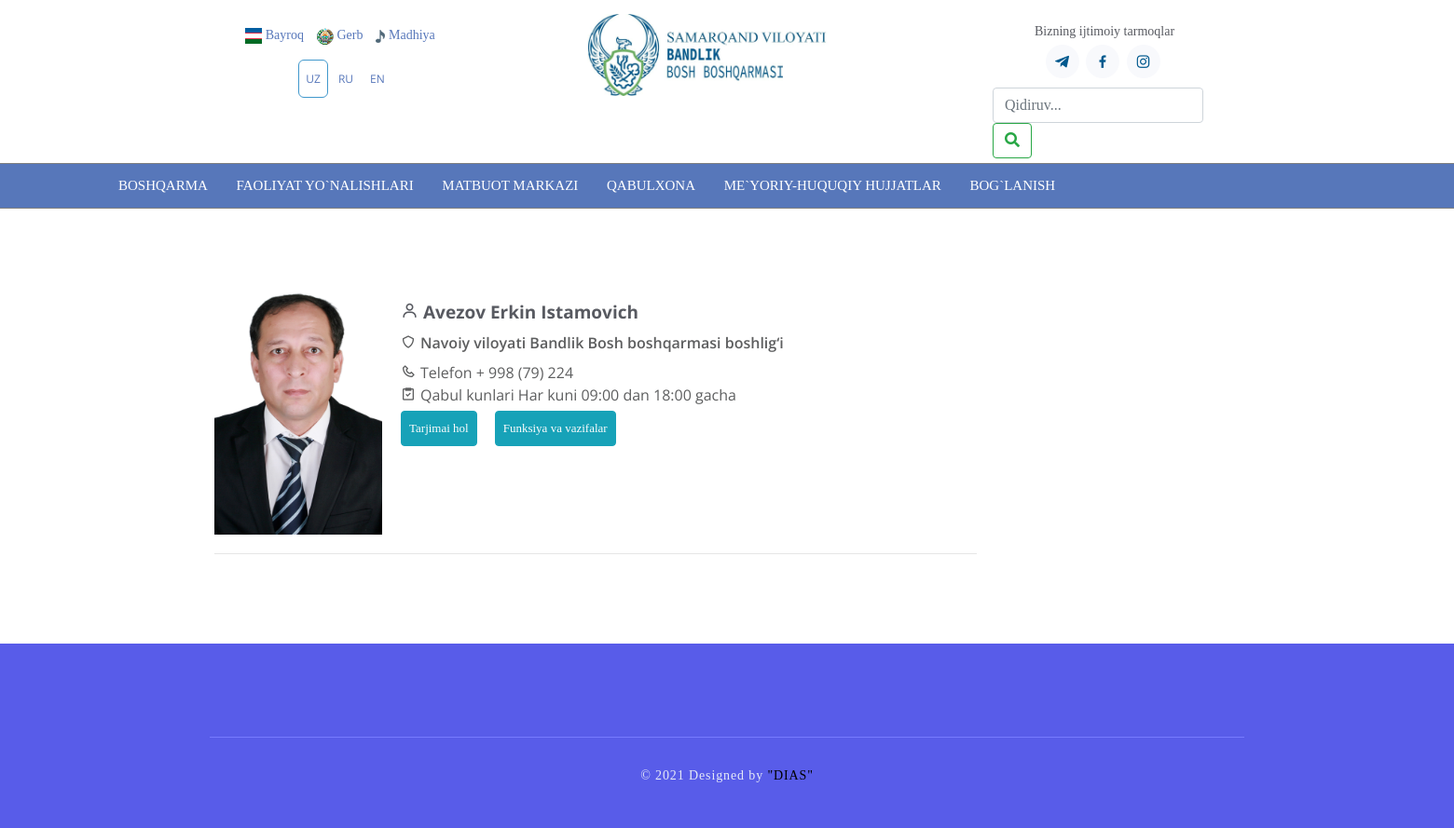
The app's page /section/, older data.
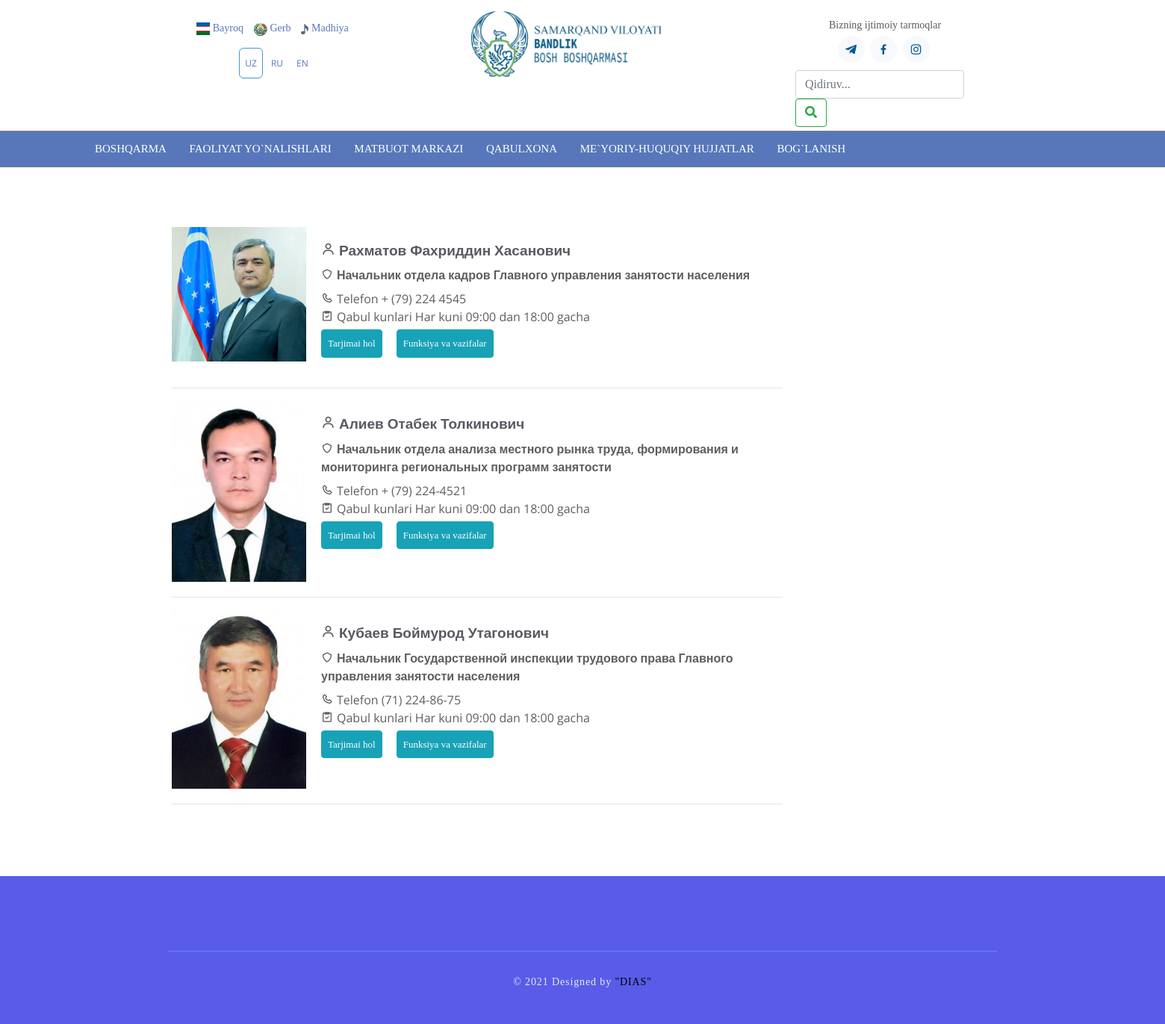
The same page, newer data.
### management/models.py (models this page shows, shortened)
class Sections(models.Model):
    name = models.CharField(verbose_name="F.I.SH", max_length=250)
    title = models.CharField(verbose_name="Lavozimi", max_length=250)
    phone = models.CharField(verbose_name="Phone", max_length=15)
    acceptance_dates = models.CharField(verbose_name="Qabul kunlari", max_length=250)
    biography = models.TextField(verbose_name="Tarjimai hol", null=True, blank=True)
    functions_tasks = models.TextField(verbose_name="Funksiya va vazifalar", null=True, blank=True)
    date_time = models.DateTimeField(auto_now_add=True)
    image = models.ImageField()
    class Meta:
        verbose_name="Bo'lim"
        verbose_name_plural="Bo'limlar"

### management/views.py (the view)
# urls.py: path('section/', SectionsView.as_view(), name='section'),
class SectionsView(TemplateView):
    template_name = 'sections.html'
    model = Sections
    def get_context_data(self, **kwargs):
        context = super(SectionsView, self).get_context_data(**kwargs)
        context['sections_list'] = Sections.objects.all().reverse()
        return context

### templates/sections.html (shortened to what this page needs)
{% extends 'base.html' %}
{% load static %}
{% load  i18n %}
{% block content %}
<section class="inner-page">
    <div class="container">
      <div class="row">
          <div class="col-md-9">
{% for section in sections_list %}
<div class="personalBlock">
                <a target="_blank" href="../../uploads/1550475473_img_20181205_180628_481.jpg">
                <img class="personalImage" src="{{ section.image.url}}"></a>
        <div class="personalCard">
            <div class="personalCardName"><i class="bx bx-user"></i>{{section.name}}</div>
            <div class="personalCardPosition"><i class="bx bx-shield"></i>{{ section.title}}</div>
            <div class="personalCardRecDays"><i class="bx bx-phone"></i>{% trans 'Telefon' %} {{section.phone}}</div>
            <div class="personalCardRecDays"><i class="bx bx-task"></i>{% trans 'Qabul kunlari' %} {{ section.acceptance_dates}}</div>
            <div class="minButtons js-toggleLinks">
              <a class="btn btn-info p-2" href="#biography">{% trans 'Tarjimai hol' %}</a>
              <a class="btn btn-info p-2" href="#functions">{% trans 'Funksiya va vazifalar' %}</a>
            </div>
        </div>
    </div>
    <hr>
    {% endfor %}
            </div>
          <div class="col-md-3">
      <div class="blog-sidebar margin-b-30">
          <div class="blog-sidebar-content">
            <ul class="timeline-v2">
                             </ul>
          </div>
      </div>
      <div class="blog-sidebar">
        <div class="blog-sidebar-content">
        </div>
      </div>
    </div>
        </div>
    </div>
  </section>
{% endblock content %}

### templates/base.html (shortened to what this page needs)
<!DOCTYPE html>
<html lang="en">
{% load static %}
{% load i18n %}
{% load active_link_tags %}
<head>
	<link href="{% static 'assets1/css/bootstrap.min.css' %}" rel="stylesheet" type="text/css">
	<link href="{% static 'assets1/css/font-awesome.min.css' %}" rel="stylesheet" type="text/css">
	<link href="{% static 'assets1/css/blue.css' %}" rel="stylesheet" type="text/css">
	<link href="{% static 'assets1/css/style.css' %}" rel="stylesheet" type="text/css">
	<link href="{% static 'assets1/style.css' %}" rel="stylesheet" type="text/css">
	<link href="{% static 'assets1/css1.css' %}" rel="stylesheet" type="text/css">
	<link href="{% static 'assets1/css2.css' %}" rel="stylesheet" type="text/css">
	<link href="{% static 'assets/vendor/bootstrap/css/bootstrap.min.css' %}" rel="stylesheet">
	<link href="{% static 'assets/vendor/icofont/icofont.min.css' %}" rel="stylesheet">
	<link href="{% static 'assets/vendor/boxicons/css/boxicons.min.css' %}" rel="stylesheet">
	<link href="{% static 'assets/vendor/owl.carousel/assets/owl.carousel.min.css' %}" rel="stylesheet">
	<link href="{% static 'assets/vendor/venobox/venobox.css' %}" rel="stylesheet">
	<link href="{% static 'assets/vendor/aos/aos.css' %}" rel="stylesheet">
	<link href="{% static 'assets/vendor/scss/card.css' %}" rel="stylesheet">
	<link rel="stylesheet" href="{% static 'assets/css/jquery.fancybox.css' %}"/>
	<link href="{% static 'assets/css/style.css' %}" rel="stylesheet">
	<link href="{% static 'assets/css/vftvi.css' %}" rel="stylesheet">
	<link href="{% static 'assets/css/vftvi_contrast.css' %}" rel="stylesheet">
	<link href="{% static 'cdnjs.cloudflare.com/ajax/libs/font-awesome/5.11.2/css/all.min.css' %}" rel="stylesheet">
</head>
<body>
  <div class="header">
	<div class="minicontainer">
		<div class="block left d-none d-md-block">
		  <div class="stateSymbols">
			  <a target="_blank" rel="noopener noreferrer" href="{% url 'bayroq' %}"><i>
			  <img src="{% static 'images/flag.png' %}" alt=""></i>
				  <span>{% trans 'Bayroq' %}</span></a>
			  <a target="_blank" rel="noopener noreferrer" href="{% url 'gerb' %}"><i>
			  <img src="{% static 'images/gerb.png' %}" alt=""></i>
				  <span>{% trans 'Gerb' %}</span></a>
			  <a target="_blank" rel="noopener noreferrer" href="{% url 'madhiya' %}"><i>
			  <img src="{% static 'images/gymn.png' %}" alt=""></i>
				  <span>{% trans 'Madhiya' %}</span></a>
		  </div>
				{% get_current_language as LANGUAGE_CODE %}
				{% get_available_languages as LANGUAGES %}
				{% get_language_info_list for LANGUAGES as languages %}
		  <ul class="languages" style="color: #4F4846;">
			{% get_current_language as LANGUAGE_CODE %}
			{% get_available_languages as LANGUAGES %}
			{% get_language_info_list for LANGUAGES as language %}
			{% for lang in language %}
			  <li>
			  {% if lang.code == 'uz' %}
			  <a hreflang="" href="/" {% if lang.code == LANGUAGE_CODE %} id="salom" {% endif %}  >
				{{lang.code}}</a>
			  {% else %}
				  <a hreflang="" href="/{{lang.code}}/" {% if lang.code == LANGUAGE_CODE %} id="salom" {% endif %}  >
					  {{lang.code}}</a>
				  {% endif %}
			  </li>
			  {% endfor %}
		  </ul>
		</div>
		<div class="block right d-none d-md-block">
					<div class="footer-top mt-2">
					<div class="footer-links" data-aos="fade-up" data-aos-delay="300">
					  <span>{% trans 'Bizning ijtimoiy tarmoqlar' %}</span>
					  <div class="social-links mt-1">
						<a href="#" class="telegram"><i class="bx bxl-telegram"></i></a>
						<a href="#" class="facebook"><i class="bx bxl-facebook"></i></a>
						<a href="#" class="instagram"><i class="bx bxl-instagram"></i></a>
						<div style="padding-top: 10px;padding-bottom: 5px;">
							<form action="{% url 'search' %}" method="get" class="form-inline my-2 my-lg-0">
								<input name="q" class="form-control mr-sm-2" type="text" placeholder="{% trans 'Qidiruv...' %}" aria-label="Search">
								<button class="btn btn-outline-success my-2 my-sm-0" type="submit"><i class="fa fa-search"></i></button>
							  </form>
					  </div>
					  </div>
					</div>
			  </div>
		</div>
		<div class="logo">
		   <a href="/"><img src="{% static 'images/photo_2021-11-11_08-29-51.jpg' %}" width="300" alt="" class=""></a>
		</div>
	</div>
</div>
<header id="header" class="sticky-top  header-transparent ">
<div class="d-flex">
<nav class="nav-menu d-none d-lg-block" style="padding-left: 120px;">
  <ul class="mainq" >
   <li class="drop-down"><a href="#">{% trans 'Boshqarma' %}</a>
	 </li>
<li class="drop-down"><a href="#">{% trans 'Faoliyat yo`nalishlari' %}</a>
	 </li>
<li class="drop-down"><a href="oz/index.html#news">{% trans 'Matbuot markazi' %}</a>
	 </li>
<li class="drop-down"><a href="#">{% trans 'Qabulxona' %}</a>
	 </li>
<li class="drop-down"><a href="#">{% trans 'Me`yoriy-huquqiy hujjatlar' %}</a>
	 </li>
<li class="" ><a href="{% url 'gmenyu' %}#contact">{% trans 'Bog`lanish' %}</a>
	 </li>
 </ul></li>
</nav>
</div>
</header>
{% block content %}
{% endblock content %}
	<footer>
		<div class="container">
			<div class="row">
				<div class="col-lg-12">
					<p class="copyright">© 2021 Designed by <a href="https://t.me/saidazim_xon" style="color: black;"> "DIAS"</a></b> </p>
				</div>
			</div>
		</div>
	</footer>
</body>
</html>

### frontend/static/assets1/css/blue.css (style rules this page uses)
html, body, div, span, applet, object, iframe, h1, h2, h3, h4, h5, h6, p, blockquote, div pre, a, abbr, acronym, address, big, cite, code, del, dfn, em, font, img, ins, kbd, q, s, samp, small, strike, strong, sub, sup, tt, var, b, u, i, center, dl, dt, dd, ol, ul, li, figure, header, nav, section, article, aside, footer, figcaption { margin: 0; padding: 0; border: 0; outline: 0; }
ul, li { padding: 0; margin: 0; list-style: none; }
header, nav, section, article, aside, footer, hgroup { display: block; }
* { box-sizing: border-box; }
html, body { font-family: "Nunito", sans-serif; font-weight: 400; background-color: rgb(209, 25, 25); font-size: 16px; -ms-text-size-adjust: 100%; -webkit-font-smoothing: antialiased; -moz-osx-font-smoothing: grayscale; }
a { text-decoration: none !important; }
ul { margin-bottom: 0px; }
html, body { background: #fff; color: #6F8BA4; font-family: "Nunito", sans-serif; }
footer { background: #585CE9; padding-top: 70px; }
footer .copyright { text-align: center; border-top: 1px solid #777BFF; margin-top: 30px; padding-top: 30px; padding-bottom: 30px; font-weight: 400; font-size: 14px; color: #E5E9F7; letter-spacing: 0.88px; }

### frontend/static/assets1/css/style.css (style rules this page uses)
section { padding: 60px 0; }

Row changes from the older to the newer data that the page shows:
removed Sections: image (picture), name "Avezov Erkin Istamovich", title "Navoiy viloyati Bandlik Bosh boshqarmasi boshlig‘i", phone "+ 998 (79) 224", acceptance_dates "Har kuni 09:00 dan 18:00 gacha"
added Sections: image (picture), name "Рахматов Фахриддин Хасанович", title "Начальник отдела кадров Главного управления занятости населения", phone "+ (79) 224 4545", acceptance_dates "Har kuni 09:00 dan 18:00 gacha"
added Sections: image (picture), name "Алиев Отабек Толкинович", title "Начальник отдела анализа местного рынка труда, формирования и мониторинга региональных программ занятости", phone "+ (79) 224-4521", acceptance_dates "Har kuni 09:00 dan 18:00 gacha"
added Sections: image (picture), name "Кубаев Боймурод Утагонович", title "Начальник Государственной инспекции трудового права Главного управления занятости населения", phone "(71) 224-86-75", acceptance_dates "Har kuni 09:00 dan 18:00 gacha"
